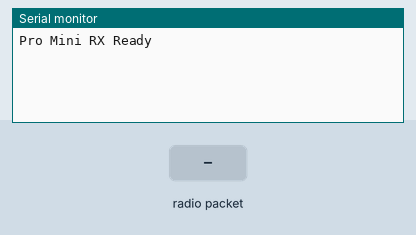
Recording of a sketch running on a simulated Arduino Pro Mini, built with avr-gcc and run on an emulated ATmega328P. Parts: the last lines printed to the serial monitor. The test bench sets the inputs (shaded band). No radio packets arrive unless stated.

Above: at 1.2 s.
1.3 s: radio packet "1" arrives
At 2.4 s:
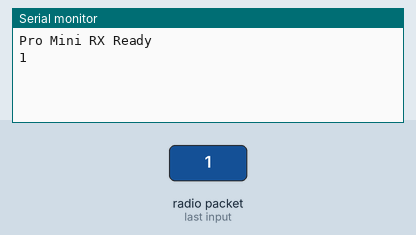
2.8 s: radio packet "0" arrives
At 3.5 s:
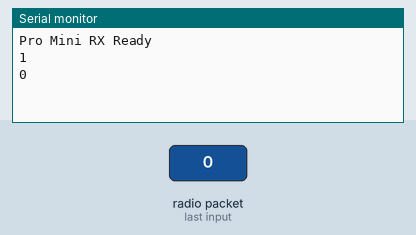
4.3 s: radio packet "2" arrives
At 4.7 s:
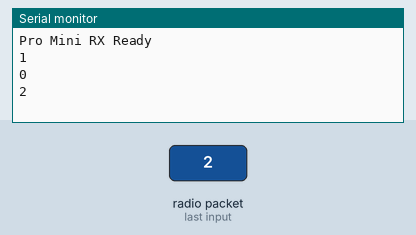

Measured:
- after the input at 1.3 s, the serial monitor: prints a new line at once (image 1)
- after the input at 2.8 s, the serial monitor: prints a new line at once (image 2)
- after the input at 4.3 s, the serial monitor: prints a new line at once (image 3)

The sketch:

MiniNRF24L01TestRX.ino
```cpp
/*
 * test nrf24L01 connected to ESP32 Wroom
 * Arduino Pro Mini Receiver
 * SCK  -> 13
 * MISO -> 12
 * MOSI -> 11
 * CSN  -> 10
 * CE   -> 8
*/

//Include Libraries
#include <SPI.h>
#include <nRF24L01.h>
#include <RF24.h>

//create an RF24 object
//---Pins for Pro mini
RF24 radio(8, 10);  // CE, CSN

//---Unit Settings
unsigned int thisUnit = 1; //---( 1-5 )

//address through which two modules communicate.
const byte unitAddress[][6] = {"Home0","Home1","Home2","Home3","Home4","Home5"};

void setup()
{
  Serial.begin(9600);
  radio.begin();
  radio.setDataRate( RF24_2MBPS  );
  radio.setChannel(76);
  radio.setPALevel(RF24_PA_MAX);
  radio.openReadingPipe(1, unitAddress[thisUnit]);
  radio.startListening();
  Serial.println("Pro Mini RX Ready");
}

void loop()
{
  //Read the data if available in buffer
  if (radio.available())
  {
    char text[32] = {0};
    radio.read(&text, sizeof(text));
    Serial.println(text);
  }
}
```
